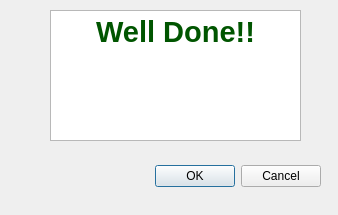
<?xml version="1.0" encoding="UTF-8"?>
<ui version="4.0">
 <class>WinDialog</class>
 <widget class="QDialog" name="WinDialog">
  <property name="geometry">
   <rect>
    <x>0</x>
    <y>0</y>
    <width>338</width>
    <height>215</height>
   </rect>
  </property>
  <property name="windowTitle">
   <string>Dialog</string>
  </property>
  <widget class="QDialogButtonBox" name="buttonBox">
   <property name="geometry">
    <rect>
     <x>-20</x>
     <y>160</y>
     <width>341</width>
     <height>32</height>
    </rect>
   </property>
   <property name="orientation">
    <enum>Qt::Horizontal</enum>
   </property>
   <property name="standardButtons">
    <set>QDialogButtonBox::Cancel|QDialogButtonBox::Ok</set>
   </property>
  </widget>
  <widget class="QTextBrowser" name="textBrowser">
   <property name="geometry">
    <rect>
     <x>50</x>
     <y>10</y>
     <width>251</width>
     <height>131</height>
    </rect>
   </property>
   <property name="html">
    <string>&lt;!DOCTYPE HTML PUBLIC &quot;-//W3C//DTD HTML 4.0//EN&quot; &quot;http://www.w3.org/TR/REC-html40/strict.dtd&quot;&gt;
&lt;html&gt;&lt;head&gt;&lt;meta name=&quot;qrichtext&quot; content=&quot;1&quot; /&gt;&lt;style type=&quot;text/css&quot;&gt;
p, li { white-space: pre-wrap; }
&lt;/style&gt;&lt;/head&gt;&lt;body style=&quot; font-family:'MS Shell Dlg 2'; font-size:7.8pt; font-weight:400; font-style:normal;&quot;&gt;
&lt;p align=&quot;center&quot; style=&quot; margin-top:0px; margin-bottom:0px; margin-left:0px; margin-right:0px; -qt-block-indent:0; text-indent:0px;&quot;&gt;&lt;span style=&quot; font-size:22pt; font-weight:600; color:#005500;&quot;&gt;Well Done!!&lt;/span&gt;&lt;/p&gt;&lt;/body&gt;&lt;/html&gt;</string>
   </property>
  </widget>
 </widget>
 <resources/>
 <connections>
  <connection>
   <sender>buttonBox</sender>
   <signal>accepted()</signal>
   <receiver>WinDialog</receiver>
   <slot>accept()</slot>
   <hints>
    <hint type="sourcelabel">
     <x>248</x>
     <y>254</y>
    </hint>
    <hint type="destinationlabel">
     <x>157</x>
     <y>274</y>
    </hint>
   </hints>
  </connection>
  <connection>
   <sender>buttonBox</sender>
   <signal>rejected()</signal>
   <receiver>WinDialog</receiver>
   <slot>reject()</slot>
   <hints>
    <hint type="sourcelabel">
     <x>316</x>
     <y>260</y>
    </hint>
    <hint type="destinationlabel">
     <x>286</x>
     <y>274</y>
    </hint>
   </hints>
  </connection>
 </connections>
</ui>
